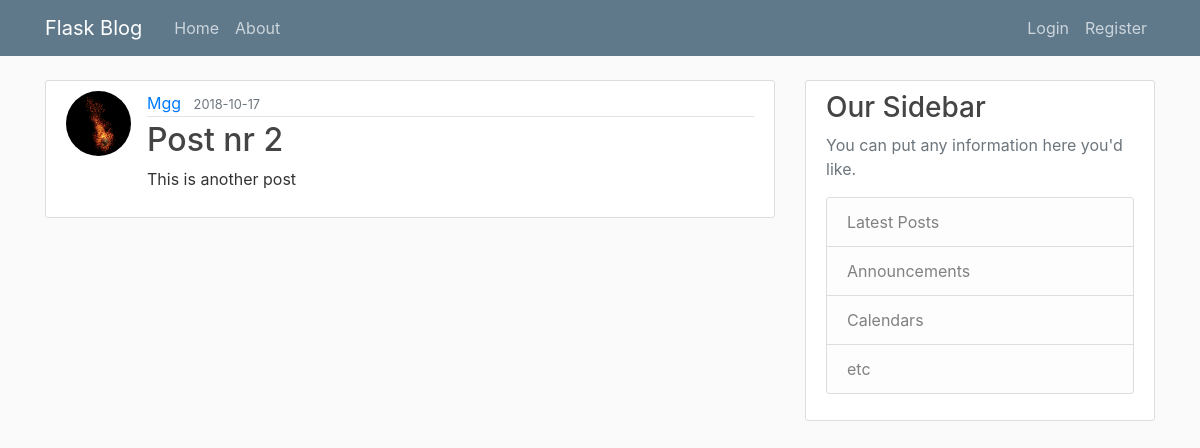
Screenshot of /post/2 with the database file from the repository.
### app2/models.py (models this page shows, shortened)
class User(db.Model, UserMixin): # tworzenie klasy użytkowniak w oparciu o model bazy danych z SQLAlchemy
    id = db.Column(db.Integer, primary_key=True)
    username = db.Column(db.String(20),unique=True, nullable = False)
    email = db.Column(db.String(120), unique=True, nullable=False)
    image_file = db.Column(db.String(20), nullable=False, default='default.jpg')
    password = db.Column(db.String(60), nullable=False)
    posts = db.relationship('Post', backref='author', lazy = True) #powiązanie z klasą Post, backref - dodanie kolumny do klasy Post, atrybut lazy pozwala pobrać dane z klasy Post do danego użytkownika

class Post(db.Model):
    id = db.Column(db.Integer, primary_key=True)
    title = db.Column(db.String(100), nullable = False)
    date_posted = db.Column(db.DateTime, nullable = False, default=datetime.utcnow())
    content = db.Column(db.Text, nullable=False)
    user_id = db.Column(db.Integer, db.ForeignKey('user.id'), nullable=False)

### app2/routes.py (the view)
@app.route("/post/<int:post_id>")
def post(post_id):
    post = Post.query.get_or_404(post_id)
    return render_template('post.html', title = post.title, post=post)

### app2/templates/post.html (shortened to what this page needs)
{% extends "layout.html" %}
{% block content %}
        <article class="media content-section">
          <img class="rounded-circle article-img" src="{{ url_for('static', filename='profile_pics/' + post.author.image_file)}}">
            <div class="media-body">
            <div class="article-metadata">
              <a class="mr-2" href="/account">{{ post.author.username }}</a>
              <small class="text-muted">{{ post.date_posted.strftime('%Y-%m-%d') }}</small>
            </div>
            <h2 class="article-title">{{ post.title }}</h2>
            <p class="article-content">{{ post.content }}</p>
          </div>
        </article>
{% endblock content %}

### app2/static/main.css (style rules this page uses)
body { background: #fafafa; color: #333333; margin-top: 5rem; }
h1, h2, h3, h4, h5, h6 { color: #444444; }
.content-section { background: #ffffff; padding: 10px 20px; border: 1px solid #dddddd; border-radius: 3px; margin-bottom: 20px; }
.article-title { color: #444444; }
.article-content { white-space: pre-line; }
.article-img { height: 65px; width: 65px; margin-right: 16px; }
.article-metadata { padding-bottom: 1px; margin-bottom: 4px; border-bottom: 1px solid #e3e3e3 }

### rows the page displays
User: image_file (picture), author.username "Mgg"
Post: date_posted "2018-10-17", title "Post nr 2", content "This is another post"
